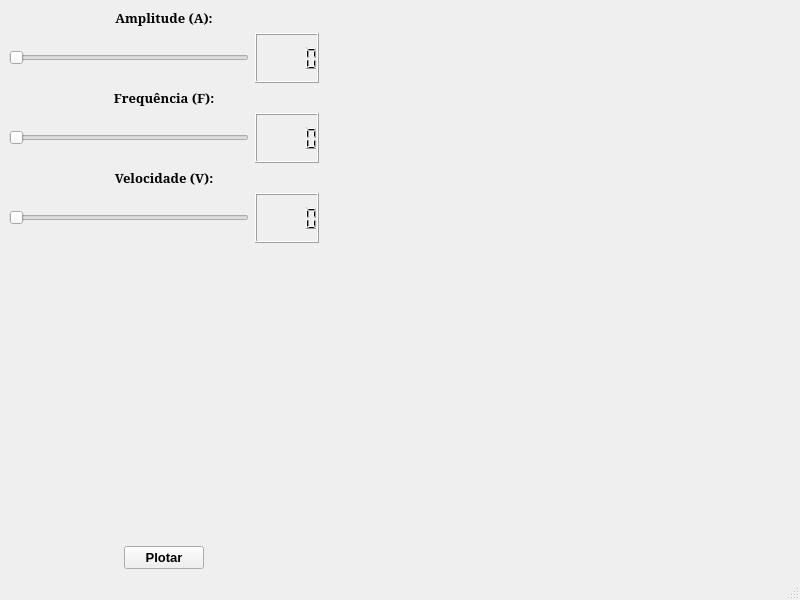
<?xml version="1.0" encoding="UTF-8"?>
<ui version="4.0">
 <class>MainWindow</class>
 <widget class="QMainWindow" name="MainWindow">
  <property name="geometry">
   <rect>
    <x>0</x>
    <y>0</y>
    <width>800</width>
    <height>600</height>
   </rect>
  </property>
  <property name="windowTitle">
   <string>Plotando o Seno</string>
  </property>
  <widget class="QWidget" name="centralwidget">
   <layout class="QHBoxLayout" name="horizontalLayout_5" stretch="4,6">
    <item>
     <layout class="QVBoxLayout" name="verticalLayout_4" stretch="1,1,1,4,1">
      <item>
       <layout class="QVBoxLayout" name="verticalLayout" stretch="0,0">
        <item>
         <widget class="QLabel" name="label">
          <property name="font">
           <font>
            <family>Noto Serif</family>
            <pointsize>10</pointsize>
            <bold>true</bold>
           </font>
          </property>
          <property name="text">
           <string>Amplitude (A):</string>
          </property>
          <property name="alignment">
           <set>Qt::AlignmentFlag::AlignCenter</set>
          </property>
         </widget>
        </item>
        <item>
         <layout class="QHBoxLayout" name="horizontalLayout">
          <item>
           <widget class="QSlider" name="horizontalSlider_amplitude">
            <property name="orientation">
             <enum>Qt::Orientation::Horizontal</enum>
            </property>
           </widget>
          </item>
          <item>
           <widget class="QLCDNumber" name="lcdNumber_amplitude">
            <property name="sizePolicy">
             <sizepolicy hsizetype="Minimum" vsizetype="MinimumExpanding">
              <horstretch>0</horstretch>
              <verstretch>0</verstretch>
             </sizepolicy>
            </property>
           </widget>
          </item>
         </layout>
        </item>
       </layout>
      </item>
      <item>
       <layout class="QVBoxLayout" name="verticalLayout_2" stretch="0,0">
        <item>
         <widget class="QLabel" name="label_2">
          <property name="font">
           <font>
            <family>Noto Serif</family>
            <pointsize>10</pointsize>
            <bold>true</bold>
           </font>
          </property>
          <property name="text">
           <string>Frequência (F):</string>
          </property>
          <property name="alignment">
           <set>Qt::AlignmentFlag::AlignCenter</set>
          </property>
         </widget>
        </item>
        <item>
         <layout class="QHBoxLayout" name="horizontalLayout_2">
          <item>
           <widget class="QSlider" name="horizontalSlider_frequencia">
            <property name="orientation">
             <enum>Qt::Orientation::Horizontal</enum>
            </property>
           </widget>
          </item>
          <item>
           <widget class="QLCDNumber" name="lcdNumber_frequencia">
            <property name="sizePolicy">
             <sizepolicy hsizetype="Minimum" vsizetype="MinimumExpanding">
              <horstretch>0</horstretch>
              <verstretch>0</verstretch>
             </sizepolicy>
            </property>
           </widget>
          </item>
         </layout>
        </item>
       </layout>
      </item>
      <item>
       <layout class="QVBoxLayout" name="verticalLayout_3" stretch="0,0">
        <item>
         <widget class="QLabel" name="label_3">
          <property name="font">
           <font>
            <family>Noto Serif</family>
            <pointsize>10</pointsize>
            <bold>true</bold>
           </font>
          </property>
          <property name="text">
           <string>Velocidade (V):</string>
          </property>
          <property name="alignment">
           <set>Qt::AlignmentFlag::AlignCenter</set>
          </property>
         </widget>
        </item>
        <item>
         <layout class="QHBoxLayout" name="horizontalLayout_3" stretch="0,0">
          <item>
           <widget class="QSlider" name="horizontalSlider_velocidade">
            <property name="orientation">
             <enum>Qt::Orientation::Horizontal</enum>
            </property>
           </widget>
          </item>
          <item>
           <widget class="QLCDNumber" name="lcdNumber_velocidade">
            <property name="sizePolicy">
             <sizepolicy hsizetype="Minimum" vsizetype="MinimumExpanding">
              <horstretch>0</horstretch>
              <verstretch>0</verstretch>
             </sizepolicy>
            </property>
           </widget>
          </item>
         </layout>
        </item>
       </layout>
      </item>
      <item>
       <spacer name="verticalSpacer">
        <property name="orientation">
         <enum>Qt::Orientation::Vertical</enum>
        </property>
        <property name="sizeHint" stdset="0">
         <size>
          <width>20</width>
          <height>40</height>
         </size>
        </property>
       </spacer>
      </item>
      <item>
       <layout class="QHBoxLayout" name="horizontalLayout_4">
        <item>
         <spacer name="horizontalSpacer">
          <property name="orientation">
           <enum>Qt::Orientation::Horizontal</enum>
          </property>
          <property name="sizeHint" stdset="0">
           <size>
            <width>40</width>
            <height>20</height>
           </size>
          </property>
         </spacer>
        </item>
        <item>
         <widget class="QPushButton" name="pushButton">
          <property name="font">
           <font>
            <pointsize>10</pointsize>
            <bold>true</bold>
           </font>
          </property>
          <property name="cursor">
           <cursorShape>PointingHandCursor</cursorShape>
          </property>
          <property name="text">
           <string>Plotar</string>
          </property>
          <property name="autoDefault">
           <bool>false</bool>
          </property>
         </widget>
        </item>
        <item>
         <spacer name="horizontalSpacer_2">
          <property name="orientation">
           <enum>Qt::Orientation::Horizontal</enum>
          </property>
          <property name="sizeHint" stdset="0">
           <size>
            <width>40</width>
            <height>20</height>
           </size>
          </property>
         </spacer>
        </item>
       </layout>
      </item>
     </layout>
    </item>
    <item>
     <layout class="QVBoxLayout" name="verticalLayout_5" stretch="2,6,2">
      <item>
       <spacer name="verticalSpacer_3">
        <property name="orientation">
         <enum>Qt::Orientation::Vertical</enum>
        </property>
        <property name="sizeHint" stdset="0">
         <size>
          <width>20</width>
          <height>40</height>
         </size>
        </property>
       </spacer>
      </item>
      <item>
       <widget class="Plotter" name="widget" native="true">
        <property name="autoFillBackground">
         <bool>false</bool>
        </property>
       </widget>
      </item>
      <item>
       <spacer name="verticalSpacer_2">
        <property name="orientation">
         <enum>Qt::Orientation::Vertical</enum>
        </property>
        <property name="sizeHint" stdset="0">
         <size>
          <width>20</width>
          <height>40</height>
         </size>
        </property>
       </spacer>
      </item>
     </layout>
    </item>
   </layout>
  </widget>
  <widget class="QMenuBar" name="menubar">
   <property name="geometry">
    <rect>
     <x>0</x>
     <y>0</y>
     <width>800</width>
     <height>21</height>
    </rect>
   </property>
  </widget>
  <widget class="QStatusBar" name="statusbar"/>
 </widget>
 <customwidgets>
  <customwidget>
   <class>Plotter</class>
   <extends>QWidget</extends>
   <header>plotter.h</header>
   <container>1</container>
  </customwidget>
 </customwidgets>
 <resources/>
 <connections>
  <connection>
   <sender>horizontalSlider_velocidade</sender>
   <signal>valueChanged(int)</signal>
   <receiver>lcdNumber_velocidade</receiver>
   <slot>display(int)</slot>
   <hints>
    <hint type="sourcelabel">
     <x>188</x>
     <y>179</y>
    </hint>
    <hint type="destinationlabel">
     <x>273</x>
     <y>185</y>
    </hint>
   </hints>
  </connection>
  <connection>
   <sender>horizontalSlider_frequencia</sender>
   <signal>valueChanged(int)</signal>
   <receiver>lcdNumber_frequencia</receiver>
   <slot>display(int)</slot>
   <hints>
    <hint type="sourcelabel">
     <x>231</x>
     <y>120</y>
    </hint>
    <hint type="destinationlabel">
     <x>269</x>
     <y>130</y>
    </hint>
   </hints>
  </connection>
  <connection>
   <sender>horizontalSlider_amplitude</sender>
   <signal>valueChanged(int)</signal>
   <receiver>lcdNumber_amplitude</receiver>
   <slot>display(int)</slot>
   <hints>
    <hint type="sourcelabel">
     <x>244</x>
     <y>66</y>
    </hint>
    <hint type="destinationlabel">
     <x>284</x>
     <y>67</y>
    </hint>
   </hints>
  </connection>
 </connections>
</ui>
